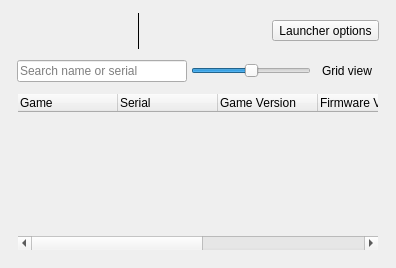
<?xml version='1.0' encoding='UTF-8'?>
<ui version="4.0">
 <class>ConfigurationListWidget</class>
 <widget class="QWidget" name="ConfigurationListWidget">
  <property name="geometry">
   <rect>
    <x>0</x>
    <y>0</y>
    <width>292</width>
    <height>268</height>
   </rect>
  </property>
  <property name="windowTitle">
   <string>Configurations</string>
  </property>
  <property name="styleSheet">
   <string notr="true" />
  </property>
  <layout class="QGridLayout" name="gridLayout">
   <item row="0" column="0">
    <layout class="QHBoxLayout" name="horizontalLayout_2">
     <property name="leftMargin">
      <number>6</number>
     </property>
     <property name="topMargin">
      <number>0</number>
     </property>
     <property name="rightMargin">
      <number>6</number>
     </property>
     <property name="bottomMargin">
      <number>6</number>
     </property>
     <item>
      <layout class="QVBoxLayout" name="verticalLayout">
       <property name="spacing">
        <number>4</number>
       </property>
       <property name="topMargin">
        <number>2</number>
       </property>
       <item>
        <layout class="QHBoxLayout" name="horizontalLayout">
         <property name="spacing">
          <number>4</number>
         </property>
         <item>
          <widget class="QToolButton" name="refresh_button">
           <property name="minimumSize">
            <size>
             <width>36</width>
             <height>36</height>
            </size>
           </property>
           <property name="text">
            <string />
           </property>
           <property name="iconSize">
            <size>
             <width>32</width>
             <height>32</height>
            </size>
           </property>
           <property name="autoRaise">
            <bool>true</bool>
           </property>
          </widget>
         </item>
         <item>
          <widget class="QToolButton" name="global_settings_button">
           <property name="minimumSize">
            <size>
             <width>36</width>
             <height>36</height>
            </size>
           </property>
           <property name="toolTip">
            <string>&lt;html&gt;&lt;head/&gt;&lt;body&gt;&lt;p&gt;Edit global settings&lt;/p&gt;&lt;/body&gt;&lt;/html&gt;</string>
           </property>
           <property name="text">
            <string />
           </property>
           <property name="iconSize">
            <size>
             <width>32</width>
             <height>32</height>
            </size>
           </property>
           <property name="autoRaise">
            <bool>true</bool>
           </property>
          </widget>
         </item>
         <item>
          <widget class="QToolButton" name="input_mapping_button">
           <property name="minimumSize">
            <size>
             <width>36</width>
             <height>36</height>
            </size>
           </property>
           <property name="toolTip">
            <string>Edit input mapping</string>
           </property>
           <property name="text">
            <string />
           </property>
           <property name="iconSize">
            <size>
             <width>32</width>
             <height>32</height>
            </size>
           </property>
           <property name="autoRaise">
            <bool>true</bool>
           </property>
          </widget>
         </item>
         <item>
          <widget class="QFrame" name="actions_separator">
           <property name="frameShape">
            <enum>QFrame::VLine</enum>
           </property>
          </widget>
         </item>
         <item>
          <widget class="QToolButton" name="edit_button">
           <property name="minimumSize">
            <size>
             <width>36</width>
             <height>36</height>
            </size>
           </property>
           <property name="toolTip">
            <string>Edit game config</string>
           </property>
           <property name="text">
            <string />
           </property>
           <property name="iconSize">
            <size>
             <width>32</width>
             <height>32</height>
            </size>
           </property>
           <property name="autoRaise">
            <bool>true</bool>
           </property>
          </widget>
         </item>
         <item>
          <widget class="QToolButton" name="delete_button">
           <property name="minimumSize">
            <size>
             <width>36</width>
             <height>36</height>
            </size>
           </property>
           <property name="toolTip">
            <string>Clear game config</string>
           </property>
           <property name="styleSheet">
            <string notr="true" />
           </property>
           <property name="text">
            <string />
           </property>
           <property name="iconSize">
            <size>
             <width>32</width>
             <height>32</height>
            </size>
           </property>
           <property name="autoRaise">
            <bool>true</bool>
           </property>
          </widget>
         </item>
         <item>
          <widget class="QToolButton" name="trophy_overview_button">
           <property name="minimumSize">
            <size>
             <width>36</width>
             <height>36</height>
            </size>
           </property>
           <property name="toolTip">
            <string>View saved trophies</string>
           </property>
           <property name="iconSize">
            <size>
             <width>32</width>
             <height>32</height>
            </size>
           </property>
           <property name="autoRaise">
            <bool>true</bool>
           </property>
          </widget>
         </item>
         <item>
          <spacer name="horizontalSpacer">
           <property name="orientation">
            <enum>Qt::Horizontal</enum>
           </property>
           <property name="sizeHint" stdset="0">
            <size>
             <width>40</width>
             <height>20</height>
            </size>
           </property>
          </spacer>
         </item>
         <item>
          <spacer name="gridSizeSpacer">
           <property name="orientation">
            <enum>Qt::Horizontal</enum>
           </property>
           <property name="sizeType">
            <enum>QSizePolicy::Fixed</enum>
           </property>
           <property name="sizeHint" stdset="0">
            <size>
             <width>8</width>
             <height>0</height>
            </size>
           </property>
          </spacer>
         </item>
         <item>
          <widget class="QToolButton" name="launcher_options_button">
           <property name="text">
            <string>Launcher options</string>
           </property>
           <property name="toolTip">
            <string>Appearance, updates and installation details</string>
           </property>
          </widget>
         </item>
        </layout>
       </item>
       <item>
        <layout class="QHBoxLayout" name="libraryFilterLayout">
         <item>
          <widget class="QLineEdit" name="search_line_edit">
           <property name="sizePolicy">
            <sizepolicy hsizetype="Expanding" vsizetype="Fixed">
             <horstretch>0</horstretch>
             <verstretch>0</verstretch>
            </sizepolicy>
           </property>
           <property name="toolTip">
            <string>Search game name or serial</string>
           </property>
           <property name="placeholderText">
            <string>Search name or serial</string>
           </property>
           <property name="clearButtonEnabled">
            <bool>true</bool>
           </property>
          </widget>
         </item>
         <item>
          <widget class="QSlider" name="grid_size_slider">
           <property name="maximumSize">
            <size>
             <width>120</width>
             <height>16777215</height>
            </size>
           </property>
           <property name="toolTip">
            <string>Game image size</string>
           </property>
           <property name="accessibleName">
            <string>Game image size</string>
           </property>
           <property name="minimum">
            <number>128</number>
           </property>
           <property name="maximum">
            <number>320</number>
           </property>
           <property name="singleStep">
            <number>16</number>
           </property>
           <property name="pageStep">
            <number>32</number>
           </property>
           <property name="value">
            <number>224</number>
           </property>
           <property name="orientation">
            <enum>Qt::Horizontal</enum>
           </property>
          </widget>
         </item>
         <item>
          <widget class="QToolButton" name="grid_view_button">
           <property name="minimumSize">
            <size>
             <width>36</width>
             <height>36</height>
            </size>
           </property>
           <property name="text">
            <string>Grid view</string>
           </property>
           <property name="toolTip">
            <string>Toggle grid view</string>
           </property>
           <property name="iconSize">
            <size>
             <width>32</width>
             <height>32</height>
            </size>
           </property>
           <property name="checkable">
            <bool>true</bool>
           </property>
           <property name="autoRaise">
            <bool>true</bool>
           </property>
          </widget>
         </item>
        </layout>
       </item>
       <item>
        <widget class="GameViews" name="game_views">
         <widget class="QTreeWidget" name="cfgs_list">
          <property name="styleSheet">
           <string notr="true">#cfgs_list { background: transparent; }</string>
          </property>
          <property name="rootIsDecorated">
           <bool>false</bool>
          </property>
          <column>
           <property name="text">
            <string>Game</string>
           </property>
          </column>
          <column>
           <property name="text">
            <string>Serial</string>
           </property>
          </column>
          <column>
           <property name="text">
            <string>Game Version</string>
           </property>
          </column>
          <column>
           <property name="text">
            <string>Firmware Version</string>
           </property>
          </column>
          <column>
           <property name="text">
            <string>Size</string>
           </property>
          </column>
          <column>
           <property name="text">
            <string>Path</string>
           </property>
          </column>
          <column>
           <property name="text">
            <string>Status</string>
           </property>
          </column>
         </widget>
         <widget class="QListView" name="cfgs_grid">
          <property name="styleSheet">
           <string notr="true">#cfgs_grid { background: transparent; }</string>
          </property>
         </widget>
        </widget>
       </item>
      </layout>
     </item>
    </layout>
   </item>
  </layout>
  <action name="refresh_action">
   <property name="text">
    <string>Refresh game list</string>
   </property>
   <property name="toolTip">
    <string>Rescan game folders for new games</string>
   </property>
  </action>
 </widget>
 <customwidgets>
  <customwidget>
   <class>GameViews</class>
   <extends>QStackedWidget</extends>
   <header>gameViews.h</header>
   <container>1</container>
  </customwidget>
 </customwidgets>
 <resources />
 <connections />
</ui>
